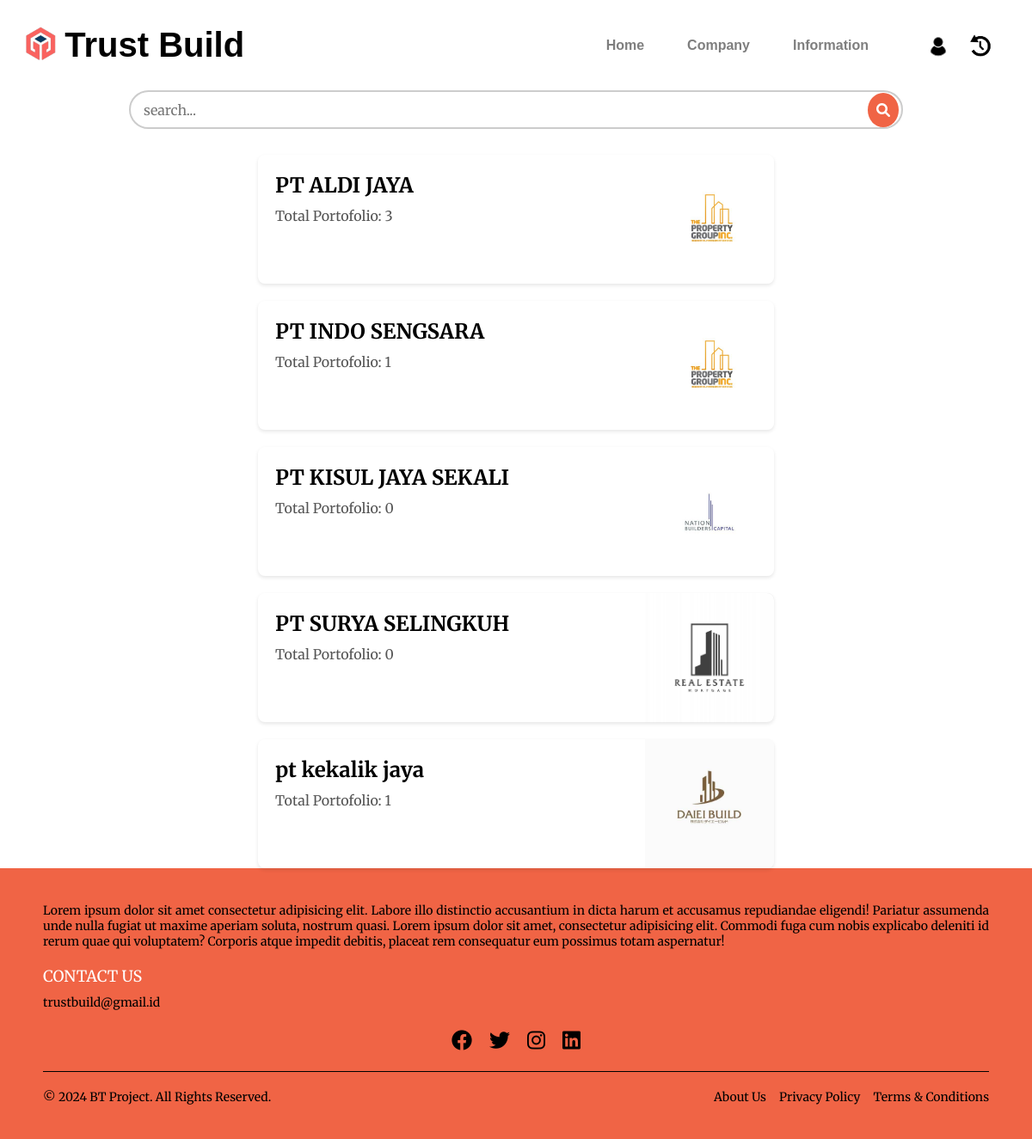
The page /u_company.php on the database its author committed.
### tables this page shows
CREATE TABLE `mitra` (
  `id` int(11) NOT NULL,
  `username` varchar(50) NOT NULL,
  `email` varchar(50) NOT NULL,
  `password` varchar(250) NOT NULL,
  `gambar` varchar(200) NOT NULL
);

### db/functions.php (called while the page is built, shortened)
<?php
$connect = mysqli_connect("localhost", "root", "", "trustbuilder");
function query($query) {
    global $connect;
    $result = mysqli_query($connect, $query);
    $rows = [];
    while ($row = mysqli_fetch_assoc($result)) {
        $rows[] = $row;
    }
    return $rows;
}
?>

### u_company.php (the view, shortened to what this page needs)
<?php
require 'db/functions.php';
$companies = query("SELECT mitra.id, mitra.username, mitra.gambar, COUNT(portofolio.id_portofolio) AS total_portofolio FROM mitra LEFT JOIN portofolio ON mitra.id = portofolio.id_mitra GROUP BY mitra.id");
?>
<!DOCTYPE html>
<html lang="en">
<head>
    <link rel="stylesheet" href="css/style.css">
</head>
<body>
<div class="header">
    <div class="header-left">
        <div class="header-logo">
            <img src="img/logo.png" alt="Logo">
        </div>
        <div class="header-title">
            <h1>Trust Build</h1>
        </div>
    </div>
    <div class="navbar">
        <ul class="nav-list">
            <li class="nav-item"><a href="u_dashboard.php">Home</a></li>
            <li class="nav-item"><a href="u_company.php">Company</a></li>
            <li class="nav-item"><a href="information.php">Information</a></li>
            <li class="nav-item"><a href="profil.php"><?php echo $_SESSION["username"]; ?></a></li>
            <li class="nav-profil"><img src="img/profil.png" alt=""></li>
            <li class="nav-profil"><img src="img/iconhistory.png" alt=""></li>
        </ul>
    </div>
</div>
<div class="search">
    <div class="search_box">
        <input type="text" class="input" placeholder="search...">
        <div class="btn btn_common">
            <i class="fas fa-search"></i>
        </div>
    </div>
</div>
<div class="company-container">
    <?php if (!empty($companies)): ?>
        <?php foreach ($companies as $company): ?>
            <div class="company-box">
                <div class="company-content">
                    <h2><?= htmlspecialchars($company['username']) ?></h2>
                    <p>Total Portofolio: <?= $company['total_portofolio'] ?></p>
                </div>
                <div class="company-logo">
                    <?php
                    $imagePath = '' . htmlspecialchars($company['gambar']);
                    if (file_exists($imagePath)) {
                        echo "<img src='$imagePath' alt='Logo " . htmlspecialchars($company['username']) . "'>";
                    } else {
                        echo "<p>Image not found: $imagePath</p>";
                    }
                    ?>
                </div>
            </div>
        <?php endforeach; ?>
    <?php else: ?>
        <p>No companies found.</p>
    <?php endif; ?>
</div>
<?php require 'footer.php'; ?>
</body>
</html>

### css/style.css (style rules this page uses)
* { box-sizing: border-box; }
body, h1, h2, h3, h4, h5, h6, p, ul { margin: 0; padding: 0; }
body { font-family: 'Merriweather', serif; margin: 0; padding: 0; }
.header { display: flex; align-items: center; justify-content: space-between; padding: 30px 30px; background-color: white; border: none; }
.header-left { display: flex; align-items: center; }
.header-logo img { height: 40px; width: auto; }
.header-title { font-size: 20px; font-family: 'Montserrat', sans-serif; margin-left: 10px; }
.navbar { display: flex; align-items: center; }
.nav-list { display: flex; align-items: center; list-style: none; }
.nav-item { margin-left: 30px; }
.nav-item a { font-family: 'Montserrat', sans-serif; font-weight: bold; display: inline-block; text-decoration: none; color: black; opacity: 0.5; position: relative; padding: 10px; }
.nav-profil { display: flex; align-items: center; }
.nav-profil img { margin-right:10px; }
.nav-profil img { width: 40px; height: 40px; border-radius: 50%; }
input, select, option { height: 45px; width: 80%; padding: 8px; box-sizing: border-box; border-radius: 10px; font-family: 'Merriweather', serif; }
.search { display: flex; justify-content: center; align-items: center; }
.search_box { position: relative; width: 100%; max-width: 900px; margin-bottom: 30px; }
.input { width: 100%; padding: 10px 15px; border: 2px solid #ccc; border-radius: 25px; font-size: 16px; outline: none; transition: border-color 0.3s; }
.btn_common { position: absolute; right: 5px; top: 50%; transform: translateY(-50%); background-color: #f06445; border: none; padding: 10px; border-radius: 50%; cursor: pointer; transition: background-color 0.3s; }
.btn_common i { color: white; font-size: 16px; }
.company-container { display: flex; flex-wrap: wrap; gap: 20px; justify-content: center; }
.company-box { display: flex; width: 100%; max-width: 600px; background-color: #fff; border-radius: 8px; box-shadow: 0 2px 4px rgba(0, 0, 0, 0.1); overflow: hidden; }
.company-content { padding: 20px; flex: 1; }
.company-content h2 { margin-top: 0; margin-bottom: 10px; font-size: 24px; }
.company-content p { margin: 5px 0; color: #555; }
.company-logo { width: 150px; height: 150px; background-color: #e0e0e0; display: flex; align-items: center; justify-content: center; }
.company-logo img { max-width: 100%; max-height: 100%; }

### rows shown on the page
mitra: username "PT ALDI JAYA", total_portofolio "3", gambar (picture)
mitra: username "PT INDO SENGSARA", total_portofolio "1", gambar (picture)
mitra: username "PT KISUL JAYA SEKALI", total_portofolio "0", gambar (picture)
mitra: username "PT SURYA SELINGKUH", total_portofolio "0", gambar (picture)
mitra: username "pt kekalik jaya", total_portofolio "1", gambar (picture)
